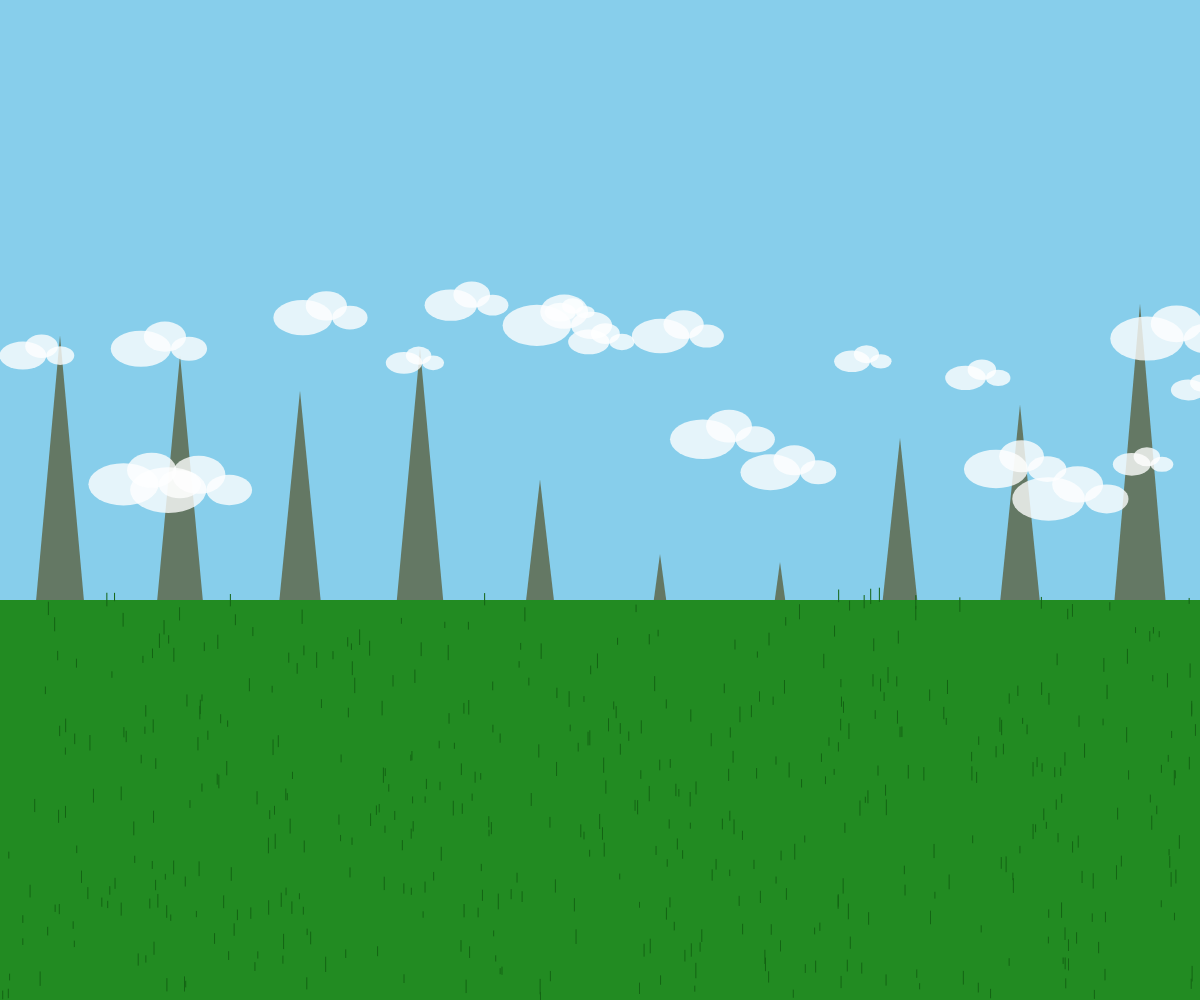
Frame 1 (no input)
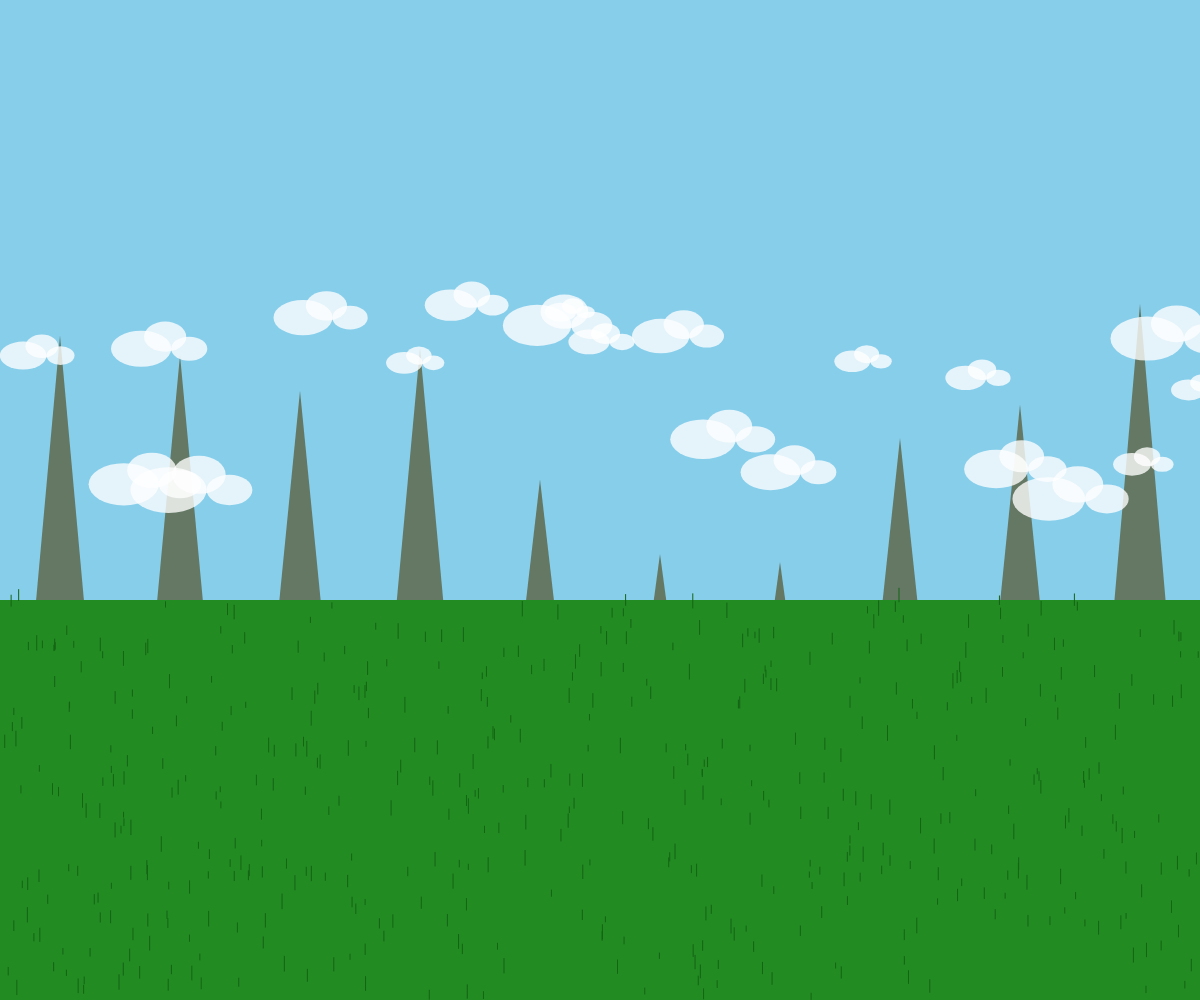
Frame 2 (the mouse pressed at the canvas centre, redrawn once)

The p5.js sketch that drew these frames (run headless with seeded random() and noise() and a simulated clock; the mouse was pressed at the canvas centre and the sketch redrawn once):

// p5.js sketch
// ── sketch.js
let clouds = [];
let mountains = [];

function setup() {
  createCanvas(windowWidth, windowHeight);
  // Seed for reproducible randomness
  randomSeed(42);

  // Create clouds
  for (let i = 0; i < 20; i++) {
    clouds.push({
      x: random(width),
      y: random(height * 0.3, height * 0.5),
      size: random(30, 80),
      speed: random(0.1, 0.3)
    });
  }

  // Create mountain range
  for (let i = 0; i < 10; i++) {
    mountains.push({
      x: i * (width / 10),
      height: random(height * 0.4, height * 0.7),
      width: width / 10,
      color: color(100, 120, 100)
    });
  }
}

function draw() {
  // Sky background
  background(135, 206, 235);

  // Draw distant mountains
  for (let mountain of mountains) {
    fill(mountain.color);
    noStroke();
    beginShape();
    vertex(mountain.x, height);
    vertex(mountain.x + mountain.width / 2, height - mountain.height);
    vertex(mountain.x + mountain.width, height);
    endShape(CLOSE);
  }

  // Draw grass field
  fill(34, 139, 34);
  noStroke();
  rect(0, height * 0.6, width, height * 0.4);

  // Draw foreground grass details
  stroke(20, 100, 20);
  strokeWeight(1);
  for (let i = 0; i < 500; i++) {
    let x = random(width);
    let y = random(height * 0.6, height);
    let h = random(5, 15);
    line(x, y, x, y - h);
  }

  // Draw clouds
  fill(255, 255, 255, 200);
  noStroke();
  for (let cloud of clouds) {
    ellipse(cloud.x, cloud.y, cloud.size, cloud.size * 0.6);
    ellipse(cloud.x + cloud.size * 0.4, cloud.y - cloud.size * 0.2, cloud.size * 0.7, cloud.size * 0.5);
    ellipse(cloud.x + cloud.size * 0.8, cloud.y, cloud.size * 0.6, cloud.size * 0.4);
    cloud.x += cloud.speed;
    if (cloud.x > width + cloud.size) {
      cloud.x = -cloud.size;
    }
  }

  // Stop animation after one frame
  noLoop();
}

function windowResized() {
  resizeCanvas(windowWidth, windowHeight);
}
